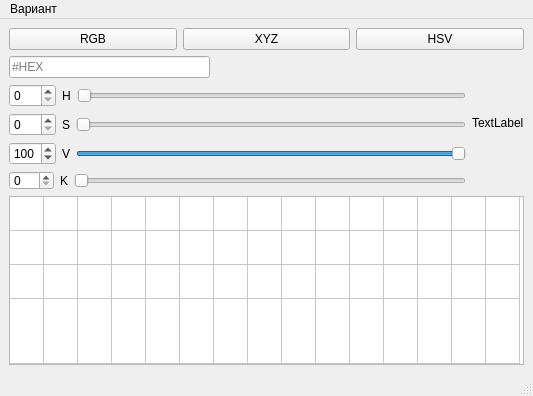
<?xml version="1.0" encoding="UTF-8"?>
<ui version="4.0">
 <class>MainWindow</class>
 <widget class="QMainWindow" name="MainWindow">
  <property name="geometry">
   <rect>
    <x>0</x>
    <y>0</y>
    <width>533</width>
    <height>396</height>
   </rect>
  </property>
  <property name="windowTitle">
   <string>MainWindow</string>
  </property>
  <widget class="QWidget" name="centralwidget">
   <layout class="QVBoxLayout" name="verticalLayout_3">
    <item>
     <layout class="QHBoxLayout" name="horizontalLayout">
      <item>
       <widget class="QPushButton" name="pb_ColMod1">
        <property name="text">
         <string>RGB</string>
        </property>
       </widget>
      </item>
      <item>
       <widget class="QPushButton" name="pb_ColMod2">
        <property name="text">
         <string>XYZ</string>
        </property>
       </widget>
      </item>
      <item>
       <widget class="QPushButton" name="pb_ColMod3">
        <property name="text">
         <string>HSV</string>
        </property>
       </widget>
      </item>
     </layout>
    </item>
    <item>
     <layout class="QHBoxLayout" name="horizontalLayout_6">
      <item>
       <layout class="QVBoxLayout" name="verticalLayout_2">
        <item>
         <layout class="QHBoxLayout" name="horizontalLayout_4">
          <item>
           <widget class="QLineEdit" name="lineEdit">
            <property name="maxLength">
             <number>7</number>
            </property>
            <property name="placeholderText">
             <string>#HEX</string>
            </property>
           </widget>
          </item>
          <item>
           <widget class="QLabel" name="label_4">
            <property name="minimumSize">
             <size>
              <width>250</width>
              <height>0</height>
             </size>
            </property>
            <property name="autoFillBackground">
             <bool>true</bool>
            </property>
            <property name="text">
             <string/>
            </property>
           </widget>
          </item>
         </layout>
        </item>
        <item>
         <layout class="QVBoxLayout" name="verticalLayout">
          <item>
           <layout class="QHBoxLayout" name="horizontalLayout_5">
            <item>
             <widget class="QSpinBox" name="spinBox_3">
              <property name="maximum">
               <number>360</number>
              </property>
             </widget>
            </item>
            <item>
             <widget class="QLabel" name="label">
              <property name="text">
               <string>H</string>
              </property>
             </widget>
            </item>
            <item>
             <widget class="QSlider" name="horizontalSlider">
              <property name="maximum">
               <number>360</number>
              </property>
              <property name="orientation">
               <enum>Qt::Horizontal</enum>
              </property>
             </widget>
            </item>
           </layout>
          </item>
          <item>
           <layout class="QHBoxLayout" name="horizontalLayout_3">
            <item>
             <widget class="QSpinBox" name="spinBox_2">
              <property name="maximum">
               <number>255</number>
              </property>
              <property name="value">
               <number>0</number>
              </property>
             </widget>
            </item>
            <item>
             <widget class="QLabel" name="label_3">
              <property name="text">
               <string>S</string>
              </property>
             </widget>
            </item>
            <item>
             <widget class="QSlider" name="horizontalSlider_2">
              <property name="minimum">
               <number>0</number>
              </property>
              <property name="maximum">
               <number>100</number>
              </property>
              <property name="value">
               <number>0</number>
              </property>
              <property name="orientation">
               <enum>Qt::Horizontal</enum>
              </property>
             </widget>
            </item>
           </layout>
          </item>
          <item>
           <layout class="QHBoxLayout" name="horizontalLayout_2">
            <item>
             <widget class="QSpinBox" name="spinBox">
              <property name="maximum">
               <number>255</number>
              </property>
              <property name="value">
               <number>100</number>
              </property>
             </widget>
            </item>
            <item>
             <widget class="QLabel" name="label_2">
              <property name="text">
               <string>V</string>
              </property>
             </widget>
            </item>
            <item>
             <widget class="QSlider" name="horizontalSlider_3">
              <property name="maximum">
               <number>100</number>
              </property>
              <property name="value">
               <number>100</number>
              </property>
              <property name="orientation">
               <enum>Qt::Horizontal</enum>
              </property>
             </widget>
            </item>
           </layout>
          </item>
          <item>
           <layout class="QHBoxLayout" name="horizontalLayout_7">
            <item>
             <widget class="QSpinBox" name="spinBox_4">
              <property name="minimumSize">
               <size>
                <width>45</width>
                <height>19</height>
               </size>
              </property>
             </widget>
            </item>
            <item>
             <widget class="QLabel" name="label_5">
              <property name="enabled">
               <bool>true</bool>
              </property>
              <property name="text">
               <string>K</string>
              </property>
             </widget>
            </item>
            <item>
             <widget class="QSlider" name="horizontalSlider_4">
              <property name="orientation">
               <enum>Qt::Horizontal</enum>
              </property>
             </widget>
            </item>
           </layout>
          </item>
         </layout>
        </item>
       </layout>
      </item>
      <item>
       <widget class="QLabel" name="lb_colCircle">
        <property name="text">
         <string>TextLabel</string>
        </property>
       </widget>
      </item>
     </layout>
    </item>
    <item>
     <widget class="QTableWidget" name="tw_pallete">
      <property name="sizePolicy">
       <sizepolicy hsizetype="Expanding" vsizetype="Expanding">
        <horstretch>0</horstretch>
        <verstretch>0</verstretch>
       </sizepolicy>
      </property>
      <property name="minimumSize">
       <size>
        <width>515</width>
        <height>149</height>
       </size>
      </property>
      <property name="editTriggers">
       <set>QAbstractItemView::NoEditTriggers</set>
      </property>
      <property name="rowCount">
       <number>4</number>
      </property>
      <property name="columnCount">
       <number>15</number>
      </property>
      <attribute name="horizontalHeaderVisible">
       <bool>false</bool>
      </attribute>
      <attribute name="horizontalHeaderMinimumSectionSize">
       <number>5</number>
      </attribute>
      <attribute name="horizontalHeaderDefaultSectionSize">
       <number>34</number>
      </attribute>
      <attribute name="horizontalHeaderStretchLastSection">
       <bool>false</bool>
      </attribute>
      <attribute name="verticalHeaderVisible">
       <bool>false</bool>
      </attribute>
      <attribute name="verticalHeaderMinimumSectionSize">
       <number>5</number>
      </attribute>
      <attribute name="verticalHeaderDefaultSectionSize">
       <number>34</number>
      </attribute>
      <attribute name="verticalHeaderStretchLastSection">
       <bool>true</bool>
      </attribute>
      <row/>
      <row/>
      <row/>
      <row/>
      <column/>
      <column/>
      <column/>
      <column/>
      <column/>
      <column/>
      <column/>
      <column/>
      <column/>
      <column/>
      <column/>
      <column/>
      <column/>
      <column/>
      <column/>
     </widget>
    </item>
   </layout>
  </widget>
  <widget class="QMenuBar" name="menubar">
   <property name="geometry">
    <rect>
     <x>0</x>
     <y>0</y>
     <width>533</width>
     <height>21</height>
    </rect>
   </property>
   <widget class="QMenu" name="menu">
    <property name="title">
     <string>Вариант</string>
    </property>
    <addaction name="action1"/>
    <addaction name="action2"/>
    <addaction name="action3"/>
    <addaction name="action4"/>
    <addaction name="action5"/>
    <addaction name="action6"/>
    <addaction name="action7"/>
   </widget>
   <addaction name="menu"/>
  </widget>
  <widget class="QStatusBar" name="statusbar"/>
  <action name="action1">
   <property name="text">
    <string>1</string>
   </property>
  </action>
  <action name="action2">
   <property name="text">
    <string>2</string>
   </property>
  </action>
  <action name="action3">
   <property name="text">
    <string>3</string>
   </property>
  </action>
  <action name="action4">
   <property name="text">
    <string>4</string>
   </property>
  </action>
  <action name="action5">
   <property name="text">
    <string>5</string>
   </property>
  </action>
  <action name="action6">
   <property name="text">
    <string>6</string>
   </property>
  </action>
  <action name="action7">
   <property name="text">
    <string>7</string>
   </property>
  </action>
 </widget>
 <resources/>
 <connections/>
</ui>
